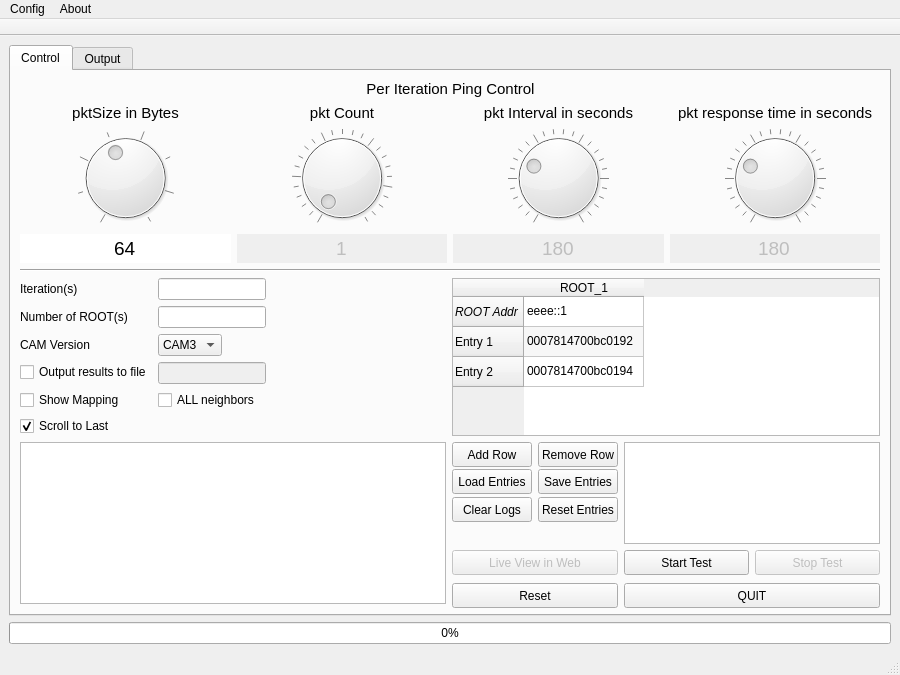
<?xml version="1.0" encoding="UTF-8"?>
<ui version="4.0">
 <class>MainObj</class>
 <widget class="QMainWindow" name="MainObj">
  <property name="windowModality">
   <enum>Qt::ApplicationModal</enum>
  </property>
  <property name="geometry">
   <rect>
    <x>0</x>
    <y>0</y>
    <width>900</width>
    <height>675</height>
   </rect>
  </property>
  <property name="sizePolicy">
   <sizepolicy hsizetype="Preferred" vsizetype="Preferred">
    <horstretch>1</horstretch>
    <verstretch>1</verstretch>
   </sizepolicy>
  </property>
  <property name="windowTitle">
   <string>Main Window</string>
  </property>
  <property name="layoutDirection">
   <enum>Qt::LeftToRight</enum>
  </property>
  <property name="autoFillBackground">
   <bool>true</bool>
  </property>
  <property name="toolButtonStyle">
   <enum>Qt::ToolButtonTextBesideIcon</enum>
  </property>
  <property name="tabShape">
   <enum>QTabWidget::Rounded</enum>
  </property>
  <widget class="QWidget" name="centralwidget">
   <property name="enabled">
    <bool>true</bool>
   </property>
   <property name="sizePolicy">
    <sizepolicy hsizetype="Preferred" vsizetype="Preferred">
     <horstretch>1</horstretch>
     <verstretch>1</verstretch>
    </sizepolicy>
   </property>
   <property name="minimumSize">
    <size>
     <width>0</width>
     <height>0</height>
    </size>
   </property>
   <layout class="QVBoxLayout" name="verticalLayout">
    <item>
     <widget class="QTabWidget" name="tabWidget">
      <property name="tabPosition">
       <enum>QTabWidget::North</enum>
      </property>
      <property name="tabShape">
       <enum>QTabWidget::Rounded</enum>
      </property>
      <property name="currentIndex">
       <number>0</number>
      </property>
      <widget class="QWidget" name="mainTab">
       <attribute name="title">
        <string>Control</string>
       </attribute>
       <layout class="QGridLayout" name="gridLayout_2">
        <item row="5" column="1">
         <layout class="QGridLayout" name="gridLayout">
          <item row="0" column="0" rowspan="11">
           <layout class="QFormLayout" name="formLayout">
            <property name="fieldGrowthPolicy">
             <enum>QFormLayout::FieldsStayAtSizeHint</enum>
            </property>
            <item row="0" column="0">
             <widget class="QLabel" name="iterLab">
              <property name="toolTip">
               <string>Number of times the test is repeated for each node</string>
              </property>
              <property name="text">
               <string>Iteration(s)</string>
              </property>
             </widget>
            </item>
            <item row="0" column="1">
             <widget class="QLineEdit" name="IterVal">
              <property name="sizePolicy">
               <sizepolicy hsizetype="Minimum" vsizetype="Fixed">
                <horstretch>0</horstretch>
                <verstretch>0</verstretch>
               </sizepolicy>
              </property>
              <property name="toolTip">
               <string>Number of times the test is repeated for each node</string>
              </property>
             </widget>
            </item>
            <item row="1" column="0">
             <widget class="QLabel" name="rootCntLab">
              <property name="toolTip">
               <string>Number of ROOTs for test. This reflects to number of columns in the right side table</string>
              </property>
              <property name="text">
               <string>Number of ROOT(s)</string>
              </property>
             </widget>
            </item>
            <item row="1" column="1">
             <widget class="QLineEdit" name="rootCntVal">
              <property name="sizePolicy">
               <sizepolicy hsizetype="Minimum" vsizetype="Minimum">
                <horstretch>0</horstretch>
                <verstretch>0</verstretch>
               </sizepolicy>
              </property>
              <property name="toolTip">
               <string>Number of ROOTs for test. This reflects to number of columns in the right side table</string>
              </property>
             </widget>
            </item>
            <item row="4" column="0">
             <widget class="QCheckBox" name="outputToFile">
              <property name="cursor">
               <cursorShape>PointingHandCursor</cursorShape>
              </property>
              <property name="toolTip">
               <string>To save the output of the result to a csv file. If unchecked, by default, it will save to last_testlog.csv</string>
              </property>
              <property name="text">
               <string>Output results to file</string>
              </property>
              <property name="checked">
               <bool>false</bool>
              </property>
             </widget>
            </item>
            <item row="4" column="1">
             <widget class="QLineEdit" name="outputFilenameVal">
              <property name="enabled">
               <bool>false</bool>
              </property>
              <property name="sizePolicy">
               <sizepolicy hsizetype="Minimum" vsizetype="Fixed">
                <horstretch>0</horstretch>
                <verstretch>0</verstretch>
               </sizepolicy>
              </property>
              <property name="toolTip">
               <string>To save the output of the result to a csv file. If unchecked, by default, it will save to last_testlog.csv</string>
              </property>
              <property name="alignment">
               <set>Qt::AlignRight|Qt::AlignTrailing|Qt::AlignVCenter</set>
              </property>
             </widget>
            </item>
            <item row="5" column="0">
             <widget class="QCheckBox" name="showMap">
              <property name="cursor">
               <cursorShape>PointingHandCursor</cursorShape>
              </property>
              <property name="toolTip">
               <string>Show the mapping for the nodes in the table against short addr and pan id</string>
              </property>
              <property name="text">
               <string>Show Mapping</string>
              </property>
             </widget>
            </item>
            <item row="5" column="1">
             <widget class="QCheckBox" name="showAllNeighbors">
              <property name="enabled">
               <bool>true</bool>
              </property>
              <property name="text">
               <string>ALL neighbors</string>
              </property>
             </widget>
            </item>
            <item row="6" column="0">
             <widget class="QCheckBox" name="scrollToLastCmdHistory">
              <property name="cursor">
               <cursorShape>PointingHandCursor</cursorShape>
              </property>
              <property name="toolTip">
               <string>Check to scroll the result to the end always</string>
              </property>
              <property name="text">
               <string>Scroll to Last</string>
              </property>
              <property name="checked">
               <bool>true</bool>
              </property>
             </widget>
            </item>
            <item row="2" column="0">
             <widget class="QLabel" name="camVersionLab">
              <property name="toolTip">
               <string>Number of ROOTs for test. This reflects to number of columns in the right side table</string>
              </property>
              <property name="text">
               <string>CAM Version</string>
              </property>
             </widget>
            </item>
            <item row="2" column="1">
             <widget class="QComboBox" name="camVersionDropBox">
              <property name="currentText">
               <string>CAM3</string>
              </property>
              <item>
               <property name="text">
                <string>CAM3</string>
               </property>
              </item>
              <item>
               <property name="text">
                <string>CAM1</string>
               </property>
              </item>
             </widget>
            </item>
           </layout>
          </item>
          <item row="11" column="1">
           <widget class="QPushButton" name="addRowBtn">
            <property name="minimumSize">
             <size>
              <width>0</width>
              <height>25</height>
             </size>
            </property>
            <property name="cursor">
             <cursorShape>PointingHandCursor</cursorShape>
            </property>
            <property name="toolTip">
             <string>Add a row to the end of the above table</string>
            </property>
            <property name="text">
             <string>Add Row</string>
            </property>
           </widget>
          </item>
          <item row="12" column="2">
           <widget class="QPushButton" name="saveEntryBtn">
            <property name="minimumSize">
             <size>
              <width>0</width>
              <height>25</height>
             </size>
            </property>
            <property name="cursor">
             <cursorShape>PointingHandCursor</cursorShape>
            </property>
            <property name="toolTip">
             <string>Save the entries from the above table to a csv file</string>
            </property>
            <property name="text">
             <string>Save Entries</string>
            </property>
           </widget>
          </item>
          <item row="12" column="1">
           <widget class="QPushButton" name="loadEntryBtn">
            <property name="minimumSize">
             <size>
              <width>0</width>
              <height>25</height>
             </size>
            </property>
            <property name="cursor">
             <cursorShape>PointingHandCursor</cursorShape>
            </property>
            <property name="toolTip">
             <string>Click to load the entries from a saved file from a PC to the above table</string>
            </property>
            <property name="text">
             <string>Load Entries</string>
            </property>
           </widget>
          </item>
          <item row="11" column="2">
           <widget class="QPushButton" name="removeRowBtn">
            <property name="minimumSize">
             <size>
              <width>0</width>
              <height>25</height>
             </size>
            </property>
            <property name="cursor">
             <cursorShape>PointingHandCursor</cursorShape>
            </property>
            <property name="toolTip">
             <string>Remove the last row from the above table</string>
            </property>
            <property name="text">
             <string>Remove Row</string>
            </property>
           </widget>
          </item>
          <item row="11" column="0" rowspan="8">
           <widget class="QTextEdit" name="cmdHistory">
            <property name="enabled">
             <bool>true</bool>
            </property>
            <property name="sizePolicy">
             <sizepolicy hsizetype="Expanding" vsizetype="Expanding">
              <horstretch>0</horstretch>
              <verstretch>0</verstretch>
             </sizepolicy>
            </property>
            <property name="toolTip">
             <string>List of history of commands run</string>
            </property>
            <property name="readOnly">
             <bool>true</bool>
            </property>
           </widget>
          </item>
          <item row="13" column="2">
           <widget class="QPushButton" name="resetEntryBtn">
            <property name="minimumSize">
             <size>
              <width>0</width>
              <height>25</height>
             </size>
            </property>
            <property name="cursor">
             <cursorShape>PointingHandCursor</cursorShape>
            </property>
            <property name="toolTip">
             <string>Reset the entries to the default values from the above table</string>
            </property>
            <property name="text">
             <string>Reset Entries</string>
            </property>
           </widget>
          </item>
          <item row="13" column="1">
           <widget class="QPushButton" name="clearLogBtn">
            <property name="minimumSize">
             <size>
              <width>0</width>
              <height>25</height>
             </size>
            </property>
            <property name="cursor">
             <cursorShape>PointingHandCursor</cursorShape>
            </property>
            <property name="toolTip">
             <string>CLear the logs from the left window</string>
            </property>
            <property name="text">
             <string>Clear Logs</string>
            </property>
           </widget>
          </item>
          <item row="16" column="1" colspan="2">
           <widget class="QPushButton" name="liveViewBtn">
            <property name="enabled">
             <bool>false</bool>
            </property>
            <property name="sizePolicy">
             <sizepolicy hsizetype="Minimum" vsizetype="Preferred">
              <horstretch>0</horstretch>
              <verstretch>0</verstretch>
             </sizepolicy>
            </property>
            <property name="minimumSize">
             <size>
              <width>0</width>
              <height>25</height>
             </size>
            </property>
            <property name="cursor">
             <cursorShape>PointingHandCursor</cursorShape>
            </property>
            <property name="text">
             <string>Live View in Web</string>
            </property>
           </widget>
          </item>
          <item row="18" column="1" colspan="2">
           <widget class="QPushButton" name="resetBtn">
            <property name="minimumSize">
             <size>
              <width>0</width>
              <height>25</height>
             </size>
            </property>
            <property name="cursor">
             <cursorShape>PointingHandCursor</cursorShape>
            </property>
            <property name="text">
             <string>Reset</string>
            </property>
           </widget>
          </item>
          <item row="14" column="1">
           <widget class="QLabel" name="label">
            <property name="text">
             <string/>
            </property>
           </widget>
          </item>
          <item row="0" column="1" rowspan="11" colspan="6">
           <widget class="QTableWidget" name="tableWidget">
            <property name="sizePolicy">
             <sizepolicy hsizetype="Expanding" vsizetype="Expanding">
              <horstretch>0</horstretch>
              <verstretch>0</verstretch>
             </sizepolicy>
            </property>
            <property name="toolTip">
             <string>Modifyable Table to show the list of entries for the test. The order of the test would be row first and then column.</string>
            </property>
            <property name="layoutDirection">
             <enum>Qt::LeftToRight</enum>
            </property>
            <property name="sizeAdjustPolicy">
             <enum>QAbstractScrollArea::AdjustIgnored</enum>
            </property>
            <property name="alternatingRowColors">
             <bool>true</bool>
            </property>
            <property name="selectionMode">
             <enum>QAbstractItemView::ExtendedSelection</enum>
            </property>
            <property name="textElideMode">
             <enum>Qt::ElideLeft</enum>
            </property>
            <property name="showGrid">
             <bool>true</bool>
            </property>
            <property name="sortingEnabled">
             <bool>false</bool>
            </property>
            <attribute name="horizontalHeaderVisible">
             <bool>true</bool>
            </attribute>
            <attribute name="horizontalHeaderCascadingSectionResizes">
             <bool>false</bool>
            </attribute>
            <attribute name="horizontalHeaderDefaultSectionSize">
             <number>120</number>
            </attribute>
            <attribute name="horizontalHeaderMinimumSectionSize">
             <number>120</number>
            </attribute>
            <attribute name="horizontalHeaderShowSortIndicator" stdset="0">
             <bool>false</bool>
            </attribute>
            <attribute name="horizontalHeaderStretchLastSection">
             <bool>false</bool>
            </attribute>
            <attribute name="verticalHeaderDefaultSectionSize">
             <number>30</number>
            </attribute>
            <attribute name="verticalHeaderStretchLastSection">
             <bool>false</bool>
            </attribute>
            <row>
             <property name="text">
              <string>ROOT Addr</string>
             </property>
             <property name="font">
              <font>
               <weight>50</weight>
               <italic>true</italic>
               <bold>false</bold>
              </font>
             </property>
             <property name="background">
              <color alpha="0">
               <red>135</red>
               <green>135</green>
               <blue>135</blue>
              </color>
             </property>
            </row>
            <row>
             <property name="text">
              <string>Entry 1</string>
             </property>
            </row>
            <row>
             <property name="text">
              <string>Entry 2</string>
             </property>
            </row>
            <column>
             <property name="text">
              <string>ROOT_1</string>
             </property>
            </column>
            <item row="0" column="0">
             <property name="text">
              <string>eeee::1</string>
             </property>
            </item>
            <item row="1" column="0">
             <property name="text">
              <string>0007814700bc0192</string>
             </property>
            </item>
            <item row="2" column="0">
             <property name="text">
              <string>0007814700bc0194</string>
             </property>
            </item>
           </widget>
          </item>
          <item row="11" column="3" rowspan="5" colspan="4">
           <widget class="QTextEdit" name="outputCmd">
            <property name="enabled">
             <bool>true</bool>
            </property>
            <property name="cursor" stdset="0">
             <cursorShape>ForbiddenCursor</cursorShape>
            </property>
            <property name="verticalScrollBarPolicy">
             <enum>Qt::ScrollBarAsNeeded</enum>
            </property>
            <property name="horizontalScrollBarPolicy">
             <enum>Qt::ScrollBarAsNeeded</enum>
            </property>
            <property name="readOnly">
             <bool>true</bool>
            </property>
           </widget>
          </item>
          <item row="18" column="3" colspan="4">
           <widget class="QPushButton" name="quitBtn">
            <property name="minimumSize">
             <size>
              <width>0</width>
              <height>25</height>
             </size>
            </property>
            <property name="cursor">
             <cursorShape>PointingHandCursor</cursorShape>
            </property>
            <property name="toolTip">
             <string>Quit the application</string>
            </property>
            <property name="text">
             <string>QUIT</string>
            </property>
           </widget>
          </item>
          <item row="16" column="5" colspan="2">
           <widget class="QPushButton" name="stopTestBtn">
            <property name="enabled">
             <bool>false</bool>
            </property>
            <property name="sizePolicy">
             <sizepolicy hsizetype="Minimum" vsizetype="Minimum">
              <horstretch>0</horstretch>
              <verstretch>0</verstretch>
             </sizepolicy>
            </property>
            <property name="minimumSize">
             <size>
              <width>0</width>
              <height>25</height>
             </size>
            </property>
            <property name="cursor">
             <cursorShape>PointingHandCursor</cursorShape>
            </property>
            <property name="toolTip">
             <string>Start the test with the command shown in the above window</string>
            </property>
            <property name="text">
             <string>Stop Test</string>
            </property>
           </widget>
          </item>
          <item row="16" column="3" colspan="2">
           <widget class="QPushButton" name="startTestBtn">
            <property name="sizePolicy">
             <sizepolicy hsizetype="Minimum" vsizetype="Minimum">
              <horstretch>0</horstretch>
              <verstretch>0</verstretch>
             </sizepolicy>
            </property>
            <property name="minimumSize">
             <size>
              <width>0</width>
              <height>25</height>
             </size>
            </property>
            <property name="cursor">
             <cursorShape>PointingHandCursor</cursorShape>
            </property>
            <property name="toolTip">
             <string>Start the test with the command shown in the above window</string>
            </property>
            <property name="text">
             <string>Start Test</string>
            </property>
           </widget>
          </item>
         </layout>
        </item>
        <item row="4" column="1">
         <widget class="Line" name="line">
          <property name="orientation">
           <enum>Qt::Horizontal</enum>
          </property>
         </widget>
        </item>
        <item row="2" column="1" rowspan="2">
         <layout class="QGridLayout" name="gridLayout_4">
          <item row="4" column="0">
           <widget class="QLineEdit" name="pktSizeVal">
            <property name="enabled">
             <bool>true</bool>
            </property>
            <property name="font">
             <font>
              <pointsize>14</pointsize>
             </font>
            </property>
            <property name="cursor">
             <cursorShape>IBeamCursor</cursorShape>
            </property>
            <property name="autoFillBackground">
             <bool>true</bool>
            </property>
            <property name="text">
             <string>64</string>
            </property>
            <property name="frame">
             <bool>false</bool>
            </property>
            <property name="alignment">
             <set>Qt::AlignCenter</set>
            </property>
           </widget>
          </item>
          <item row="3" column="3">
           <widget class="QDial" name="pktResDial">
            <property name="cursor">
             <cursorShape>ClosedHandCursor</cursorShape>
            </property>
            <property name="toolTip">
             <string>Rotate the Dial to change the waiting time for the ping response in seconds.</string>
            </property>
            <property name="minimum">
             <number>1</number>
            </property>
            <property name="maximum">
             <number>50</number>
            </property>
            <property name="pageStep">
             <number>5</number>
            </property>
            <property name="value">
             <number>15</number>
            </property>
            <property name="notchesVisible">
             <bool>true</bool>
            </property>
           </widget>
          </item>
          <item row="1" column="2">
           <widget class="QLabel" name="pktIntLab">
            <property name="font">
             <font>
              <pointsize>11</pointsize>
              <weight>50</weight>
              <bold>false</bold>
             </font>
            </property>
            <property name="text">
             <string>pkt Interval in seconds</string>
            </property>
            <property name="alignment">
             <set>Qt::AlignCenter</set>
            </property>
            <property name="wordWrap">
             <bool>true</bool>
            </property>
           </widget>
          </item>
          <item row="4" column="1">
           <widget class="QLineEdit" name="pktCntVal">
            <property name="enabled">
             <bool>false</bool>
            </property>
            <property name="font">
             <font>
              <pointsize>14</pointsize>
             </font>
            </property>
            <property name="cursor">
             <cursorShape>ForbiddenCursor</cursorShape>
            </property>
            <property name="text">
             <string>1</string>
            </property>
            <property name="frame">
             <bool>false</bool>
            </property>
            <property name="alignment">
             <set>Qt::AlignCenter</set>
            </property>
           </widget>
          </item>
          <item row="1" column="0">
           <widget class="QLabel" name="pktSizeLab">
            <property name="font">
             <font>
              <pointsize>11</pointsize>
              <weight>50</weight>
              <bold>false</bold>
             </font>
            </property>
            <property name="text">
             <string>pktSize in Bytes</string>
            </property>
            <property name="alignment">
             <set>Qt::AlignCenter</set>
            </property>
            <property name="wordWrap">
             <bool>true</bool>
            </property>
           </widget>
          </item>
          <item row="3" column="0">
           <widget class="QDial" name="pktSizeDial">
            <property name="cursor">
             <cursorShape>ClosedHandCursor</cursorShape>
            </property>
            <property name="toolTip">
             <string extracomment="this is pktsize dial">Rotate the Dial to change the ping packet size in Bytes</string>
            </property>
            <property name="statusTip">
             <string extracomment="this is a dial 1"/>
            </property>
            <property name="whatsThis">
             <string extracomment="this is a dial"/>
            </property>
            <property name="minimum">
             <number>3</number>
            </property>
            <property name="maximum">
             <number>10</number>
            </property>
            <property name="pageStep">
             <number>2</number>
            </property>
            <property name="value">
             <number>6</number>
            </property>
            <property name="notchesVisible">
             <bool>true</bool>
            </property>
           </widget>
          </item>
          <item row="3" column="2">
           <widget class="QDial" name="pktIntDial">
            <property name="cursor">
             <cursorShape>ClosedHandCursor</cursorShape>
            </property>
            <property name="toolTip">
             <string>Rotate the Dial to change the ping interval in seconds. This has meaning only when packet count is greater than 1</string>
            </property>
            <property name="minimum">
             <number>1</number>
            </property>
            <property name="maximum">
             <number>50</number>
            </property>
            <property name="pageStep">
             <number>5</number>
            </property>
            <property name="value">
             <number>15</number>
            </property>
            <property name="notchesVisible">
             <bool>true</bool>
            </property>
           </widget>
          </item>
          <item row="3" column="1">
           <widget class="QDial" name="pktCntDial">
            <property name="cursor">
             <cursorShape>ClosedHandCursor</cursorShape>
            </property>
            <property name="toolTip">
             <string>Rotate the Dial to change the ping packet count per Node</string>
            </property>
            <property name="minimum">
             <number>1</number>
            </property>
            <property name="maximum">
             <number>25</number>
            </property>
            <property name="pageStep">
             <number>5</number>
            </property>
            <property name="value">
             <number>1</number>
            </property>
            <property name="notchesVisible">
             <bool>true</bool>
            </property>
           </widget>
          </item>
          <item row="4" column="2">
           <widget class="QLineEdit" name="pktIntVal">
            <property name="enabled">
             <bool>false</bool>
            </property>
            <property name="font">
             <font>
              <pointsize>14</pointsize>
             </font>
            </property>
            <property name="cursor">
             <cursorShape>ForbiddenCursor</cursorShape>
            </property>
            <property name="text">
             <string>180</string>
            </property>
            <property name="frame">
             <bool>false</bool>
            </property>
            <property name="alignment">
             <set>Qt::AlignCenter</set>
            </property>
           </widget>
          </item>
          <item row="4" column="3">
           <widget class="QLineEdit" name="pktResVal">
            <property name="enabled">
             <bool>false</bool>
            </property>
            <property name="font">
             <font>
              <pointsize>14</pointsize>
             </font>
            </property>
            <property name="cursor">
             <cursorShape>ForbiddenCursor</cursorShape>
            </property>
            <property name="text">
             <string>180</string>
            </property>
            <property name="frame">
             <bool>false</bool>
            </property>
            <property name="alignment">
             <set>Qt::AlignCenter</set>
            </property>
           </widget>
          </item>
          <item row="1" column="1">
           <widget class="QLabel" name="pktCntLab">
            <property name="font">
             <font>
              <pointsize>11</pointsize>
              <weight>50</weight>
              <bold>false</bold>
             </font>
            </property>
            <property name="text">
             <string>pkt Count</string>
            </property>
            <property name="alignment">
             <set>Qt::AlignCenter</set>
            </property>
            <property name="wordWrap">
             <bool>true</bool>
            </property>
           </widget>
          </item>
          <item row="1" column="3">
           <widget class="QLabel" name="pktResLab">
            <property name="font">
             <font>
              <pointsize>11</pointsize>
              <weight>50</weight>
              <bold>false</bold>
             </font>
            </property>
            <property name="text">
             <string>pkt response time in seconds</string>
            </property>
            <property name="alignment">
             <set>Qt::AlignCenter</set>
            </property>
            <property name="wordWrap">
             <bool>true</bool>
            </property>
           </widget>
          </item>
          <item row="0" column="1" colspan="2">
           <widget class="QLabel" name="label_2">
            <property name="font">
             <font>
              <pointsize>11</pointsize>
             </font>
            </property>
            <property name="text">
             <string>Per Iteration Ping Control</string>
            </property>
            <property name="alignment">
             <set>Qt::AlignCenter</set>
            </property>
           </widget>
          </item>
         </layout>
        </item>
       </layout>
      </widget>
      <widget class="QWidget" name="consoleTab">
       <attribute name="title">
        <string>Output</string>
       </attribute>
       <layout class="QGridLayout" name="gridLayout_5">
        <item row="0" column="1">
         <layout class="QGridLayout" name="gridLayout_3" rowstretch="1,0,0,0,0,0,0,0,0,0,0,0,0,0" columnstretch="1,0,0,0">
          <item row="1" column="3">
           <widget class="QCheckBox" name="exportIncData">
            <property name="text">
             <string>Include all data</string>
            </property>
            <property name="checked">
             <bool>true</bool>
            </property>
           </widget>
          </item>
          <item row="2" column="3">
           <widget class="QCheckBox" name="exportIncFinalStats">
            <property name="text">
             <string>Include final statistics</string>
            </property>
           </widget>
          </item>
          <item row="0" column="3">
           <widget class="QCheckBox" name="exportIncTestInfo">
            <property name="cursor">
             <cursorShape>PointingHandCursor</cursorShape>
            </property>
            <property name="toolTip">
             <string>Include the map list and the final statistics in the exported data</string>
            </property>
            <property name="text">
             <string>Include Test Info</string>
            </property>
            <property name="checked">
             <bool>true</bool>
            </property>
           </widget>
          </item>
          <item row="8" column="0" rowspan="6" colspan="4">
           <widget class="QTextEdit" name="lowerText">
            <property name="toolTip">
             <string>Output of the test results</string>
            </property>
            <property name="readOnly">
             <bool>true</bool>
            </property>
           </widget>
          </item>
          <item row="0" column="0" rowspan="8" colspan="3">
           <widget class="QTextEdit" name="upperText">
            <property name="sizePolicy">
             <sizepolicy hsizetype="Expanding" vsizetype="Minimum">
              <horstretch>0</horstretch>
              <verstretch>0</verstretch>
             </sizepolicy>
            </property>
            <property name="readOnly">
             <bool>true</bool>
            </property>
           </widget>
          </item>
          <item row="6" column="3">
           <widget class="Line" name="line_2">
            <property name="orientation">
             <enum>Qt::Horizontal</enum>
            </property>
           </widget>
          </item>
          <item row="7" column="3">
           <widget class="QCheckBox" name="scrollToLastOutput">
            <property name="cursor">
             <cursorShape>PointingHandCursor</cursorShape>
            </property>
            <property name="toolTip">
             <string>Scroll the cursor always to the last for the window below</string>
            </property>
            <property name="layoutDirection">
             <enum>Qt::LeftToRight</enum>
            </property>
            <property name="text">
             <string>Scroll to last</string>
            </property>
            <property name="checked">
             <bool>true</bool>
            </property>
           </widget>
          </item>
          <item row="4" column="3">
           <widget class="QPushButton" name="exportDataBtn">
            <property name="enabled">
             <bool>false</bool>
            </property>
            <property name="toolTip">
             <string>Export the last result to a csv file</string>
            </property>
            <property name="text">
             <string>Export CSV Data</string>
            </property>
           </widget>
          </item>
          <item row="3" column="3">
           <widget class="QCheckBox" name="exportIncMapList">
            <property name="text">
             <string>Include mapping List</string>
            </property>
           </widget>
          </item>
          <item row="5" column="3">
           <widget class="QPushButton" name="stopTestBtn2">
            <property name="enabled">
             <bool>false</bool>
            </property>
            <property name="text">
             <string>Stop Test</string>
            </property>
           </widget>
          </item>
         </layout>
        </item>
       </layout>
      </widget>
     </widget>
    </item>
    <item>
     <widget class="QProgressBar" name="progressBar">
      <property name="toolTip">
       <string>Progress Bar</string>
      </property>
      <property name="value">
       <number>0</number>
      </property>
     </widget>
    </item>
   </layout>
  </widget>
  <widget class="QMenuBar" name="menubar">
   <property name="geometry">
    <rect>
     <x>0</x>
     <y>0</y>
     <width>900</width>
     <height>21</height>
    </rect>
   </property>
   <widget class="QMenu" name="menuAbout">
    <property name="title">
     <string>About</string>
    </property>
    <addaction name="actionAbout"/>
    <addaction name="actionDebug_Mode"/>
   </widget>
   <widget class="QMenu" name="menuConfig">
    <property name="title">
     <string>Config</string>
    </property>
   </widget>
   <addaction name="menuConfig"/>
   <addaction name="menuAbout"/>
  </widget>
  <widget class="QStatusBar" name="statusbar"/>
  <widget class="QToolBar" name="toolBar">
   <property name="enabled">
    <bool>true</bool>
   </property>
   <property name="windowTitle">
    <string>toolBar</string>
   </property>
   <property name="movable">
    <bool>false</bool>
   </property>
   <attribute name="toolBarArea">
    <enum>TopToolBarArea</enum>
   </attribute>
   <attribute name="toolBarBreak">
    <bool>false</bool>
   </attribute>
  </widget>
  <action name="actionAbout">
   <property name="text">
    <string>About</string>
   </property>
   <property name="toolTip">
    <string>Details of the app</string>
   </property>
  </action>
  <action name="actionDebug_Mode">
   <property name="checkable">
    <bool>true</bool>
   </property>
   <property name="text">
    <string>Debug Mode</string>
   </property>
   <property name="toolTip">
    <string>Click to enable debug mode for detailed logs</string>
   </property>
  </action>
 </widget>
 <resources/>
 <connections/>
</ui>
